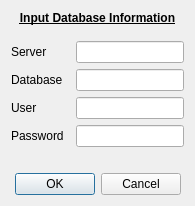
<?xml version="1.0" encoding="UTF-8"?>
<ui version="4.0">
 <class>DialogNewAuthentication</class>
 <widget class="QDialog" name="DialogNewAuthentication">
  <property name="geometry">
   <rect>
    <x>0</x>
    <y>0</y>
    <width>220</width>
    <height>240</height>
   </rect>
  </property>
  <property name="windowTitle">
   <string>Authentication</string>
  </property>
  <property name="modal">
   <bool>true</bool>
  </property>
  <layout class="QVBoxLayout" name="verticalLayout">
   <property name="sizeConstraint">
    <enum>QLayout::SetFixedSize</enum>
   </property>
   <item>
    <widget class="QLabel" name="label">
     <property name="font">
      <font>
       <italic>false</italic>
       <bold>true</bold>
       <underline>true</underline>
      </font>
     </property>
     <property name="text">
      <string>Input Database Information</string>
     </property>
     <property name="alignment">
      <set>Qt::AlignCenter</set>
     </property>
    </widget>
   </item>
   <item>
    <spacer name="verticalSpacer_2">
     <property name="orientation">
      <enum>Qt::Vertical</enum>
     </property>
     <property name="sizeType">
      <enum>QSizePolicy::Fixed</enum>
     </property>
     <property name="sizeHint" stdset="0">
      <size>
       <width>20</width>
       <height>10</height>
      </size>
     </property>
    </spacer>
   </item>
   <item>
    <layout class="QGridLayout" name="gridLayout">
     <property name="horizontalSpacing">
      <number>12</number>
     </property>
     <item row="3" column="1">
      <widget class="QLineEdit" name="lineEdit4Password">
       <property name="text">
        <string/>
       </property>
       <property name="echoMode">
        <enum>QLineEdit::Password</enum>
       </property>
      </widget>
     </item>
     <item row="0" column="0">
      <widget class="QLabel" name="label_4">
       <property name="text">
        <string>Server</string>
       </property>
       <property name="buddy">
        <cstring>lineEdit1Server</cstring>
       </property>
      </widget>
     </item>
     <item row="0" column="1">
      <widget class="QLineEdit" name="lineEdit1Server">
       <property name="text">
        <string/>
       </property>
      </widget>
     </item>
     <item row="1" column="1">
      <widget class="QLineEdit" name="lineEdit2Database"/>
     </item>
     <item row="2" column="0">
      <widget class="QLabel" name="label_2">
       <property name="text">
        <string>User</string>
       </property>
       <property name="buddy">
        <cstring>lineEdit3User</cstring>
       </property>
      </widget>
     </item>
     <item row="3" column="0">
      <widget class="QLabel" name="label_3">
       <property name="text">
        <string>Password</string>
       </property>
       <property name="buddy">
        <cstring>lineEdit4Password</cstring>
       </property>
      </widget>
     </item>
     <item row="2" column="1">
      <widget class="QLineEdit" name="lineEdit3User">
       <property name="echoMode">
        <enum>QLineEdit::Normal</enum>
       </property>
      </widget>
     </item>
     <item row="1" column="0">
      <widget class="QLabel" name="label_5">
       <property name="text">
        <string>Database</string>
       </property>
       <property name="buddy">
        <cstring>lineEdit2Database</cstring>
       </property>
      </widget>
     </item>
    </layout>
   </item>
   <item>
    <spacer name="verticalSpacer">
     <property name="orientation">
      <enum>Qt::Vertical</enum>
     </property>
     <property name="sizeType">
      <enum>QSizePolicy::Fixed</enum>
     </property>
     <property name="sizeHint" stdset="0">
      <size>
       <width>20</width>
       <height>20</height>
      </size>
     </property>
    </spacer>
   </item>
   <item>
    <widget class="QDialogButtonBox" name="buttonBox">
     <property name="locale">
      <locale language="English" country="UnitedStates"/>
     </property>
     <property name="orientation">
      <enum>Qt::Horizontal</enum>
     </property>
     <property name="standardButtons">
      <set>QDialogButtonBox::Cancel|QDialogButtonBox::Ok</set>
     </property>
     <property name="centerButtons">
      <bool>true</bool>
     </property>
    </widget>
   </item>
  </layout>
 </widget>
 <tabstops>
  <tabstop>lineEdit1Server</tabstop>
  <tabstop>lineEdit2Database</tabstop>
  <tabstop>lineEdit3User</tabstop>
  <tabstop>lineEdit4Password</tabstop>
 </tabstops>
 <resources/>
 <connections/>
</ui>
